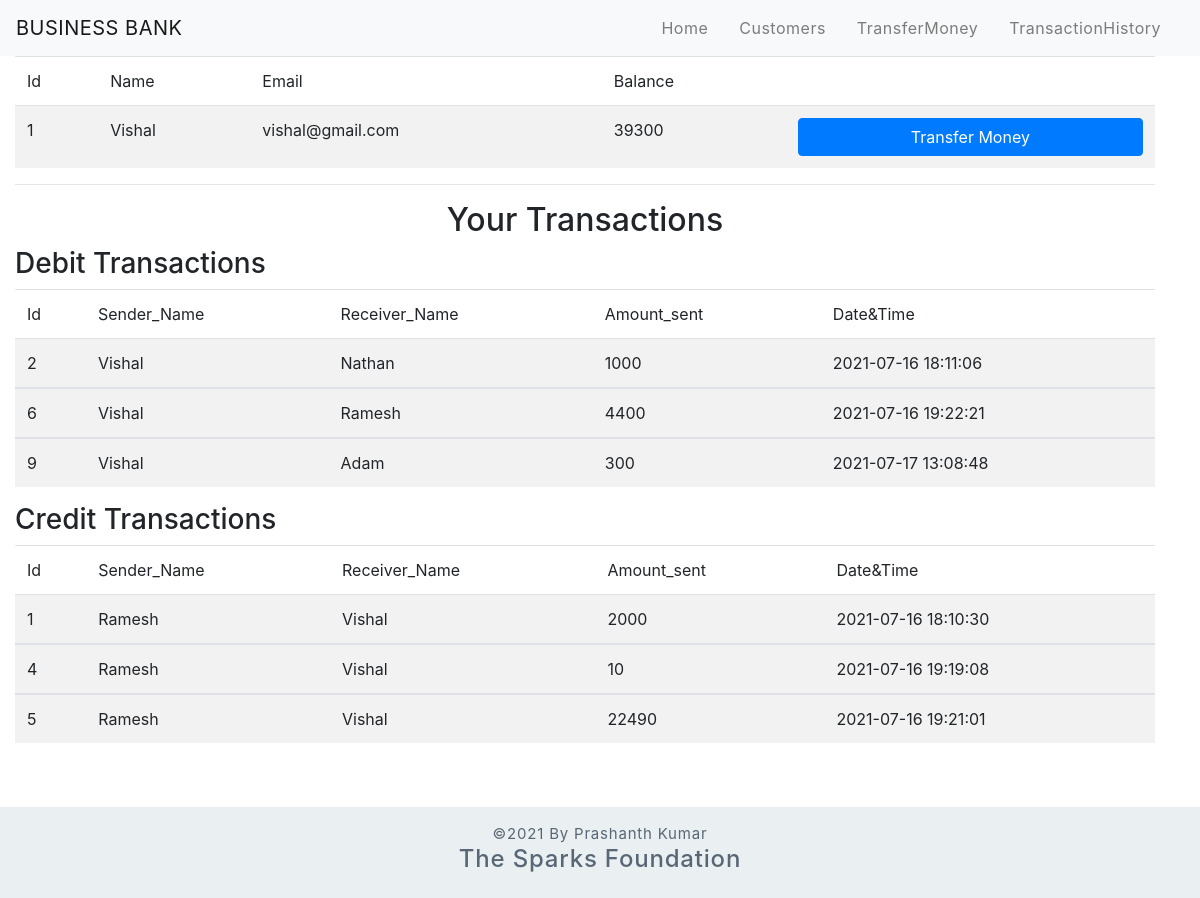
Page /view.php?id=1 on the committed database.
### tables this page shows
CREATE TABLE IF NOT EXISTS `customers` (
  `Id` int NOT NULL AUTO_INCREMENT,
  `Name` varchar(255) NOT NULL,
  `Email` varchar(255) NOT NULL,
  `Balance` int NOT NULL,
  PRIMARY KEY (`Id`)
);

CREATE TABLE IF NOT EXISTS `transfers` (
  `Id` int NOT NULL AUTO_INCREMENT,
  `Sender_Name` varchar(255) DEFAULT NULL,
  `Receiver_Name` varchar(255) DEFAULT NULL,
  `Amount_sent` int NOT NULL,
  `datetime` datetime NOT NULL DEFAULT CURRENT_TIMESTAMP,
  PRIMARY KEY (`Id`)
);

### view.php (the view, shortened to what this page needs)
<?php
    include 'connection.php';
?>
<!DOCTYPE html>
<html>
    <head>
        <link rel="stylesheet" href="https://stackpath.bootstrapcdn.com/bootstrap/4.5.2/css/bootstrap.min.css">
    </head>
    <body>
        <?php
            include 'header.php';
        ?>
        <div class="container-fluid row">
            <div class='col-md'>
                <table class='table table-striped'>
                    <thead>
                        <tr>
                            <td>Id</td>
                            <td>Name</td>
                            <td>Email</td>
                            <td>Balance</td>
                            <td></td>
                        </tr>
                    </thead>
                    <?php
                        $id=$_GET['id'];
                        $query="SELECT * from customers WHERE Id=$id";
                        $result=mysqli_query($con,$query);
                        while($row= mysqli_fetch_assoc($result)){
                    ?>
                    <tbody>
                        <tr>
                            <td><?php echo $row['Id'] ?></td>
                            <td><?php echo $row['Name'] ?></td>
                            <td><?php echo $row['Email'] ?></td>
                            <td><?php echo $row['Balance'] ?></td>
                            <td><a href="transfer.php?id=<?php echo $row['Id'] ?>">
                                <button class='btn btn-primary btn-block'>Transfer Money</button></a></td>
                        </tr>
                        <?php
                            }
                        ?>
                    </tbody>
                </table>
                <hr>
                <h2 style="text-align: center;">Your Transactions</h2>
                <h3>Debit Transactions</h3>
                <table class='table table-striped'>
                    <thead>
                        <tr>
                            <td>Id</td>
                            <td>Sender_Name</td>
                            <td>Receiver_Name</td>
                            <td>Amount_sent</td>
                            <td>Date&Time</td>
                        </tr>
                    </thead>
                    <?php
                        $id=$_GET['id'];
                        $query="SELECT Name from customers WHERE Id=$id";
                        $result=mysqli_query($con,$query);
                        $row=mysqli_fetch_assoc($result);
                        $name=$row['Name'];
                        $debit_query="SELECT * from transfers WHERE Sender_Name= '$name' ";
                        $debit_execute=mysqli_query($con,$debit_query);
                        if(mysqli_num_rows($debit_execute)==0){
                    ?>
                    <div class="jumbotron">
                        <h4>Sorry!! NO Transactions</h4>
                    </div>
                    <?php
                        }else{
                            while ($row=mysqli_fetch_assoc($debit_execute)){
                    ?>
                        <tbody>
                            <tr>
                                <td><?php echo $row['Id'] ?></td>
                                <td><?php echo $row['Sender_Name'] ?></td>
                                <td><?php echo $row['Receiver_Name'] ?></td>
                                <td><?php echo $row['Amount_sent'] ?></td>
                                <td><?php echo $row['datetime'] ?></td>
                            </tr>
                            <?php
                                }
                            }
                            ?>
                        </tbody>
                </table>
                <h3>Credit Transactions</h3>
                <table class='table table-striped'>
                    <thead>
                        <tr>
                            <td>Id</td>
                            <td>Sender_Name</td>
                            <td>Receiver_Name</td>
                            <td>Amount_sent</td>
                            <td>Date&Time</td>
                        </tr>
                    </thead>
                    <?php
                        $id=$_GET['id'];
                        $query="SELECT Name from customers WHERE Id=$id";
                        $result=mysqli_query($con,$query);
                        $row=mysqli_fetch_assoc($result);
                        $name=$row['Name'];
                        $credit_query="SELECT * from transfers WHERE Receiver_Name='$name' ";
                        $credit_execute=mysqli_query($con,$credit_query);
                        if(mysqli_num_rows($credit_execute)==0){
                    ?>
                    <div class="jumbotron">
                        <h4>Sorry!! NO Transactions</h4>
                    </div>
                    <?php
                        }else{
                            while ($row=mysqli_fetch_assoc($credit_execute)){
                    ?>
                        <tbody>
                            <tr>
                                <td><?php echo $row['Id'] ?></td>
                                <td><?php echo $row['Sender_Name'] ?></td>
                                <td><?php echo $row['Receiver_Name'] ?></td>
                                <td><?php echo $row['Amount_sent'] ?></td>
                                <td><?php echo $row['datetime'] ?></td>
                            </tr>
                            <?php
                                }
                            }
                            ?>
                        </tbody>
                </table>
            </div>
        </div>
        <footer class="text-center mt-5 py-3">
            <p>&copy;2021 By Prashanth Kumar</p>
            <h4>The Sparks Foundation</h4>
        </footer>
    </body>
</html>

### view.php (style rules this page uses)
footer { color: #586776; background-color: #EAF0F1; letter-spacing: 0.8px; }
footer p { margin: 0px; font-size: 15px; }

### rows in the picture
customers: Id "1", Name "Vishal", Email "vishal@gmail.com", Balance "39300"
transfers: Id "2", Sender_Name "Vishal", Receiver_Name "Nathan", Amount_sent "1000", datetime "2021-07-16 18:11:06"
transfers: Id "6", Sender_Name "Vishal", Receiver_Name "Ramesh", Amount_sent "4400", datetime "2021-07-16 19:22:21"
transfers: Id "9", Sender_Name "Vishal", Receiver_Name "Adam", Amount_sent "300", datetime "2021-07-17 13:08:48"
transfers: Id "1", Sender_Name "Ramesh", Receiver_Name "Vishal", Amount_sent "2000", datetime "2021-07-16 18:10:30"
transfers: Id "4", Sender_Name "Ramesh", Receiver_Name "Vishal", Amount_sent "10", datetime "2021-07-16 19:19:08"
transfers: Id "5", Sender_Name "Ramesh", Receiver_Name "Vishal", Amount_sent "22490", datetime "2021-07-16 19:21:01"
